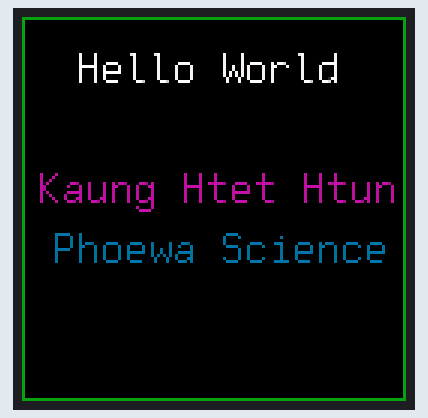
A program run on a simulated Raspberry Pi (BCM pin numbers). Shown: 128×128 colour display. Text uses the font file from the repository. At 30.1 s the program stops and its outputs stay as they are.

Above: at 0.1 s.

The program:

spi_helloworld.py
```python
from luma.core.interface.serial import spi
from luma.core.render import canvas
from luma.oled.device import ssd1351
from PIL import ImageFont
import time
serial = spi(device=0, port=0)
device = ssd1351(serial)
with canvas(device) as draw:
  font_path = ('FreePixel.ttf')
  myfont = ImageFont.truetype(font_path, 15)
  draw.rectangle(device.bounding_box, outline="#08a211")
  draw.text((18, 10), "Hello World", font=myfont, fill="white")
  draw.text((5, 50), "Kaung Htet Htun", font=myfont, fill="#c411a9")
  draw.text((10, 70), "Phoewa Science", font=myfont, fill="#0477a9")
time.sleep(30)
```

Measured:
- what the display in image 0 shows lasts 30.0 s, from 0.1 s to 30.1 s
